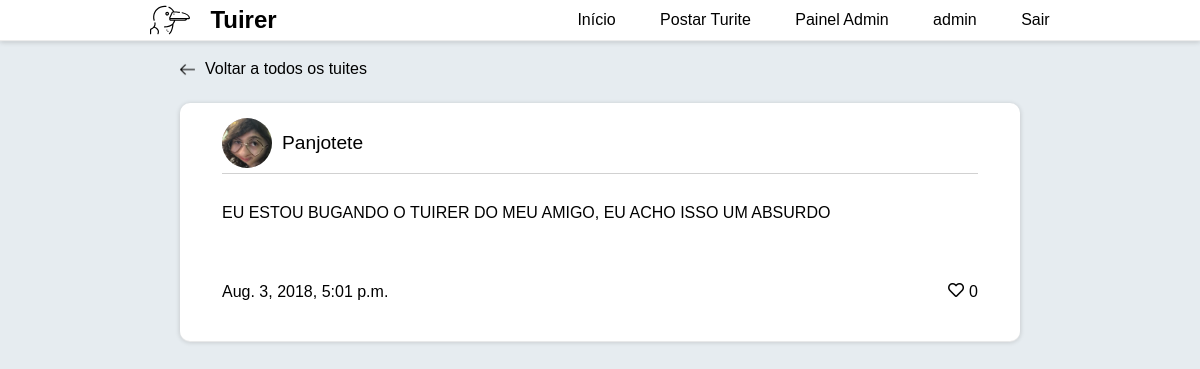
/tuite/68 (signed in), run on the app's committed database.
### users/models.py (models this page shows, shortened)
class User(AbstractUser):
    followers = models.ManyToManyField('self', blank=True)
    following = models.ManyToManyField('self', blank=True)
    picture = models.ImageField('Foto de perfil', default='img/blank-pic.png')
    following = models.ManyToManyField('self', blank = True)
    liked_tuites = models.ManyToManyField('tuites.Tuite', related_name='liked_by')

### tuites/models.py (models this page shows)
class Tuite(models.Model):
    content = models.CharField('Tuite', max_length=280)
    author = models.ForeignKey('users.User', on_delete=models.CASCADE, related_name='tuites')
    date_created = models.DateTimeField(auto_now_add=True)
    objects = TuitesManager()
    @property
    def likes_count(self):
        return self.liked_by.count()
    def __str__(self):
        return f'{self.content}'
    class Meta:
        ordering = ('content', )

### tuites/views.py (the view)
# urls.py: path('tuite/<int:pk>', SingleTuiteView.as_view(), name='tuite'),
class SingleTuiteView(generic.DetailView):
    template_name = 'single_tuite.html'
    model = Tuite
    context_object_name = 'tuite'

### templates/templatetags/user_liked.py (called while the page is built)
@register.simple_tag(takes_context=True)
def liked_tuite_heart_icon(context):
    user = context.get('user')
    tuite = context.get('tuite')
    if(user.is_authenticated):
        if user.liked_tuites.filter(id__in=[tuite.id]).exists():
            return "fas fa-heart"
    return "far fa-heart"

### templates/single_tuite.html
{% extends 'base.html' %}
{% load staticfiles %}
{% block body %}
    <div class="back-container" id="single-tuite-back">
        <a href="{% url 'tuites:home' %}">
            <img src="{% static 'img/left-arrow.png' %}" alt="">
            Voltar a todos os tuites
        </a>
    </div>
    {% include 'includes/card.html' %}
{% endblock %}

### templates/includes/menu.html
{% load staticfiles %}
<nav id="nav">
    <a href="{% url 'index' %}" id="logo">
        <img src="{% static 'img/albatross.svg' %}" alt="">
        <h1 id="logomarca">Tuirer</h1>
    </a>
    <div id="nav-buttons">
        <a href="{% url 'index' %}">Início</a>
        <a href="{% url 'tuites:post_tuite' %}">Postar Turite</a>
        {% if request.user.is_superuser %}
            <a href="/admin"> Painel Admin</a>
        {% endif %}
        {% if user.is_authenticated %}
            <a href="{% url 'users:profile' request.user.pk %}"> {{ request.user.username }}</a>
            <a href="{% url 'users:logout' %}"> Sair</a>
        {% else %}
            <a href="{% url 'users:login' %}">Login</a>
            <a href="{% url 'users:signup' %}">Cadastro</a>
        {% endif %}
    </div>
</nav>

### templates/includes/card.html
{% load static %}
{% load user_liked %}
<div id="tuite">
    <div id="user-block">
        <img src="{{ tuite.author.picture.url }}" alt="">
        <a href="{% url 'users:profile' tuite.author.pk %}" id="username"> {{ tuite.author }}</a>
    </div>
    <div id="tuite-text">
        {{ tuite }}
    </div>
    <div id="reactions">
        <p>{{ tuite.date_created }}</p>
        <div>
            <a href="{% url 'tuites:like' tuite.id %}" class="like-tuite">
                <i class="{% liked_tuite_heart_icon %}"></i> {{ tuite.likes_count }}
            </a>
        </div>
    </div>
</div>

### static/css/style.css (style rules this page uses)
body { font-family: sans-serif; margin: 0; background: #e6ecf0; display: flex; flex-direction: column; align-items: center; }
#logo { display: flex; flex-direction: row; align-items: center; justify-content: center; }
#logo img { width: 40px; padding: 0 20px 0 0; }
#nav { display: flex; flex-direction: row; justify-content: space-around; background-color: white; width: 100%; align-items: center; position: fixed; box-shadow: 0 1px 1px 0 #ECECEC, 0 2px 5px 0 rgba(0, 0, 0, 0.19); }
#nav-buttons a { border-bottom: 3px solid white; transition: all 0.2s ease-out; }
#nav a { margin: 0 20px 0 20px; color: black; }
#tuite { display: flex; flex-direction: column; align-items: center; justify-content: space-around; background-color: white; width: 70%; margin: 25px 0 25px 0; box-shadow: 0 1px 1px 0 #ECECEC, 0 1px 5px 0 rgba(0, 0, 0, 0.19); border-radius: 10px; }
#user-block { display: flex; flex-direction: row; align-items: center; justify-content: flex-start; width: 90%; border-bottom: 1px solid rgb(209, 209, 209); margin: 10px 0 10px 0; padding: 5px 0 5px 0; }
#user-block img { width: 50px; background-color: #ddd; border-radius: 100%; height: 50px; object-fit: cover; width: 50px; margin: 0 10px 0 0; }
#user-block a { color: black; font-size: 1.2rem; }
#tuite-text { width: 90%; padding: 20px 0 20px 0; }
#reactions { width: 90%; display: flex; flex-direction: row; align-items: center; justify-content: space-between; padding: 20px 0 20px 0; }
#reactions div { display: flex; flex-direction: row; align-items: center; justify-content: center; padding: 20px 0 20px 0; }
#reactions div a { color: black; display: flex; align-items: center; justify-content: space-between; }
#reactions div a i { transition: all 0.1s linear; height: auto; margin: 0 5px 3px 0; }
h1, h2, h3, p { margin: 0; }
a, u { text-decoration: none; }
#single-tuite-back { width: 70%; padding-bottom: 0; padding-top: 20px; }

### static/css/edits.css (style rules this page uses)
.back-container { width: 100%; flex-direction: row; display: flex; align-items: center; justify-content: flex-start; padding: 0 0 10px 0; }
.back-container a { display: flex; align-items: center; color: black; }
.back-container a img { width: 15px; margin: 0 10px 0 0; }

### data on the page
User: user.username "admin"
Tuite: author.picture (picture), author "Panjotete", content "EU ESTOU BUGANDO O TUIRER DO MEU AMIGO, EU ACHO ISSO UM ABSURDO", date_created "Aug. 3, 2018, 5:01 p.m.", likes_count "0"
